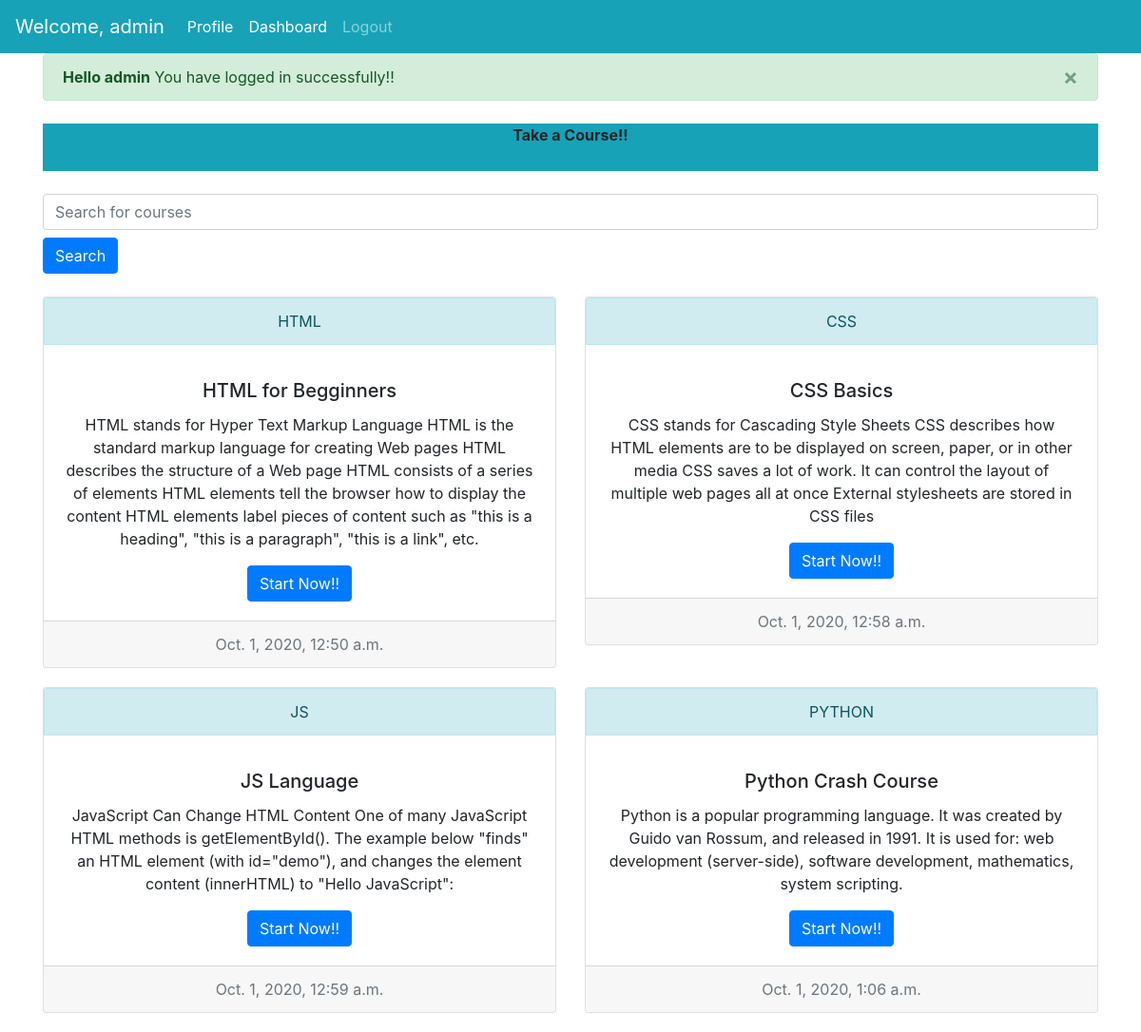
The page /account/user/dashboard/ (signed in) on the database its author committed.
### webapp/models.py (models this page shows, shortened)
class TutorialCourses(models.Model):
    course_name = models.CharField(max_length=12)
    course_title = models.CharField(max_length=20)
    course_description = models.TextField()
    pub_date = models.DateTimeField('Date Published')

### webapp/views.py (the view)
# urls.py: path('account/user/dashboard/', user_profile_page_view, name='profile'),
@login_required(login_url='web_class:login_required')
def user_profile_page_view(request):
    query_set = TutorialCourses.objects.all()[:4]
    template = 'webapp/account/profile.html'
    context = {
        'available_courses': query_set
    }
    return render(request, template, context)

### templates/webapp/account/profile.html (shortened to what this page needs)
{% extends 'webapp/base.html' %}
{% load static %}
{% block content %}
<div class="alert alert-success alert-dismissible fade show" role="alert">
    <strong>Hello {{ request.user }}</strong> You have logged in successfully!!
    <button type="button" class="close" data-dismiss="alert" aria-label="Close"><span aria-hidden="true">&times;</span>
    </button>
</div>
<div  class="profile-detail">
    <div class="text text-center my-4 bg-info" style="height: 50px;">
        <strong style="margin-top: 10px;">Take a Course!! </strong>
    </div>
    <form class="" action="{% url 'web_class:tutorial-search' %}" method="post" role="form" style="width: 100%;">
        <input class="form-control mb-2 mr-sm-2" id="inlineFomrInputName" type="text" placeholder = "Search for courses"  name="search" id="id_search" />
        <input class="btn btn-primary mb-2"  type="submit" value="Search" />
    </form>
 <div class="row my-0">
     {% for course in available_courses %}
         <div class="col-md-6">
            <div class="card text-center" style="margin-bottom: 20px;">
                <div class="card-header alert alert-info">
                  {{ course.course_name }}
                </div>
                <div class="card-body">
                  <h5 class="card-title">{{ course.course_title }}</h5>
                  <p class="card-text">{{ course.course_description }}</p>
                  <a href="{% url 'web_class:course_details' course.course_name %}" class="btn btn-primary">Start Now!!</a>
                </div>
                <div class="card-footer text-muted">
                  {{ course.pub_date }}
                </div>
              </div>
         </div>
     {% endfor %}
 </div>
{% endblock content %}

### templates/webapp/partials/_nav_links.html (shortened to what this page needs)
<nav>
    {% if user.is_authenticated %}
    <nav class="navbar navbar-expand-lg navbar-dark bg-info">
        <a class="navbar-brand" href="{% url 'web_class:profile' %}">Welcome, {{ user.username }}</a>
        <div class="collapse navbar-collapse" id="navbarSupportedContent">
          <ul class="navbar-nav mr-auto">
            <li class="nav-item active">
              <a class="nav-link" href="{% url 'web_class:user_profile' %}">Profile <span class="sr-only">(current)</span></a>
            </li>
              <li class="nav-item active">
              <a class="nav-link" href="{% url 'web_class:profile' %}">Dashboard <span class="sr-only">(current)</span></a>
            </li>
            <li class="nav-item ">
              <a class="nav-link" href="{% url 'web_class:logout' %}">Logout</a>
            </li>
        </div>
      </nav>
   {% endif %}
</nav>

### rows shown on the page
TutorialCourses: course_name "HTML", course_title "HTML for Begginners", course_description "HTML stands for Hyper Text Markup Language HTML is the standard markup language for creating Web pages HTML describes the structure of a Web page HTML consists of a series of elements HTML elements tell the browser how to display the content HTML elements label pieces of content such as \"this is a heading\", \"this is a paragraph\", \"this is a link\", etc.", pub_date "Oct. 1, 2020, 12:50 a.m."
TutorialCourses: course_name "CSS", course_title "CSS Basics", course_description "CSS stands for Cascading Style Sheets CSS describes how HTML elements are to be displayed on screen, paper, or in other media CSS saves a lot of work. It can control the layout of multiple web pages all at once External stylesheets are stored in CSS files", pub_date "Oct. 1, 2020, 12:58 a.m."
TutorialCourses: course_name "JS", course_title "JS Language", course_description "JavaScript Can Change HTML Content One of many JavaScript HTML methods is getElementById(). The example below \"finds\" an HTML element (with id=\"demo\"), and changes the element content (innerHTML) to \"Hello JavaScript\":", pub_date "Oct. 1, 2020, 12:59 a.m."
TutorialCourses: course_name "PYTHON", course_title "Python Crash Course", course_description "Python is a popular programming language. It was created by Guido van Rossum, and released in 1991. It is used for: web development (server-side), software development, mathematics, system scripting.", pub_date "Oct. 1, 2020, 1:06 a.m."

### other values the page prints
{{ user.username }} "admin"
{{ request.user }} "admin"
